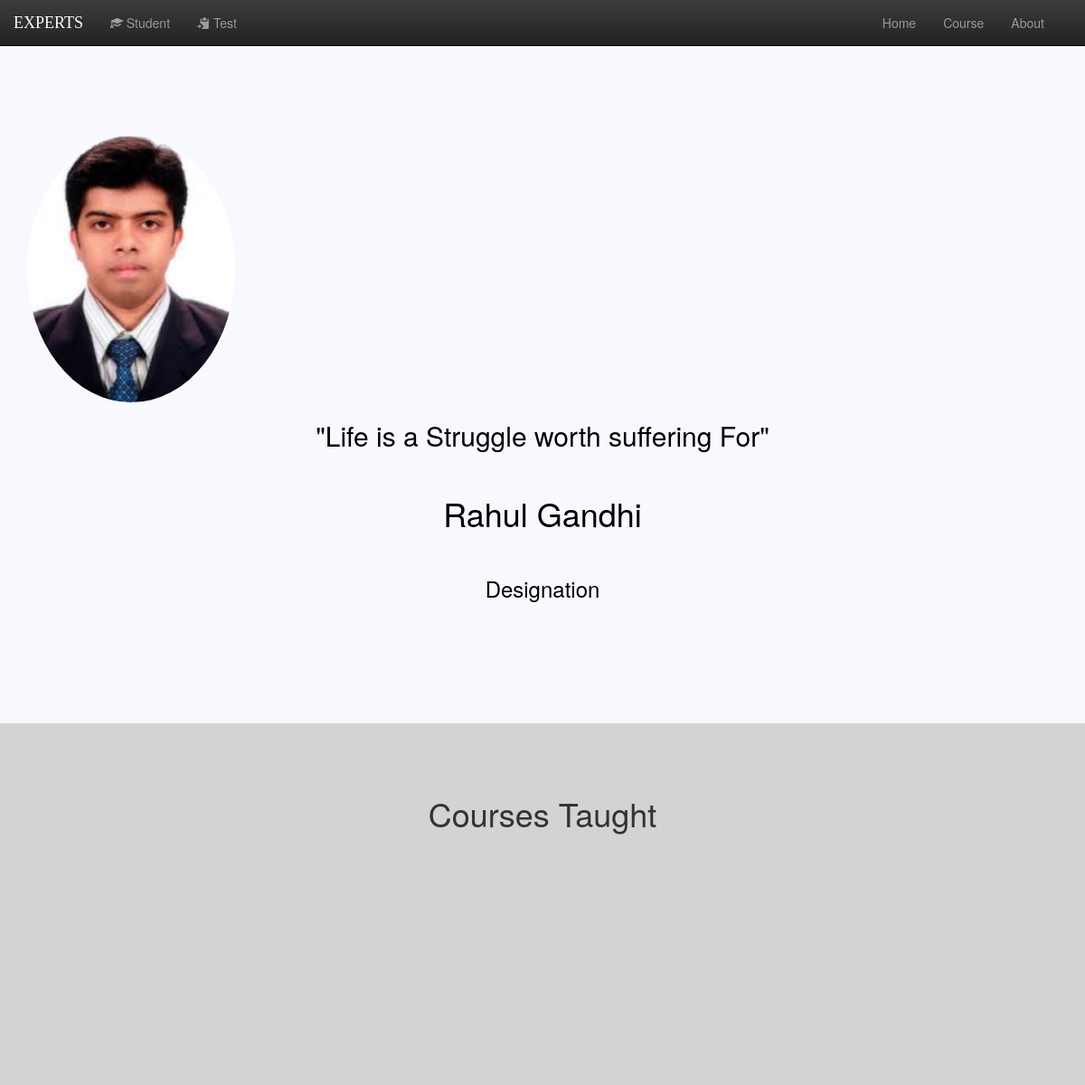
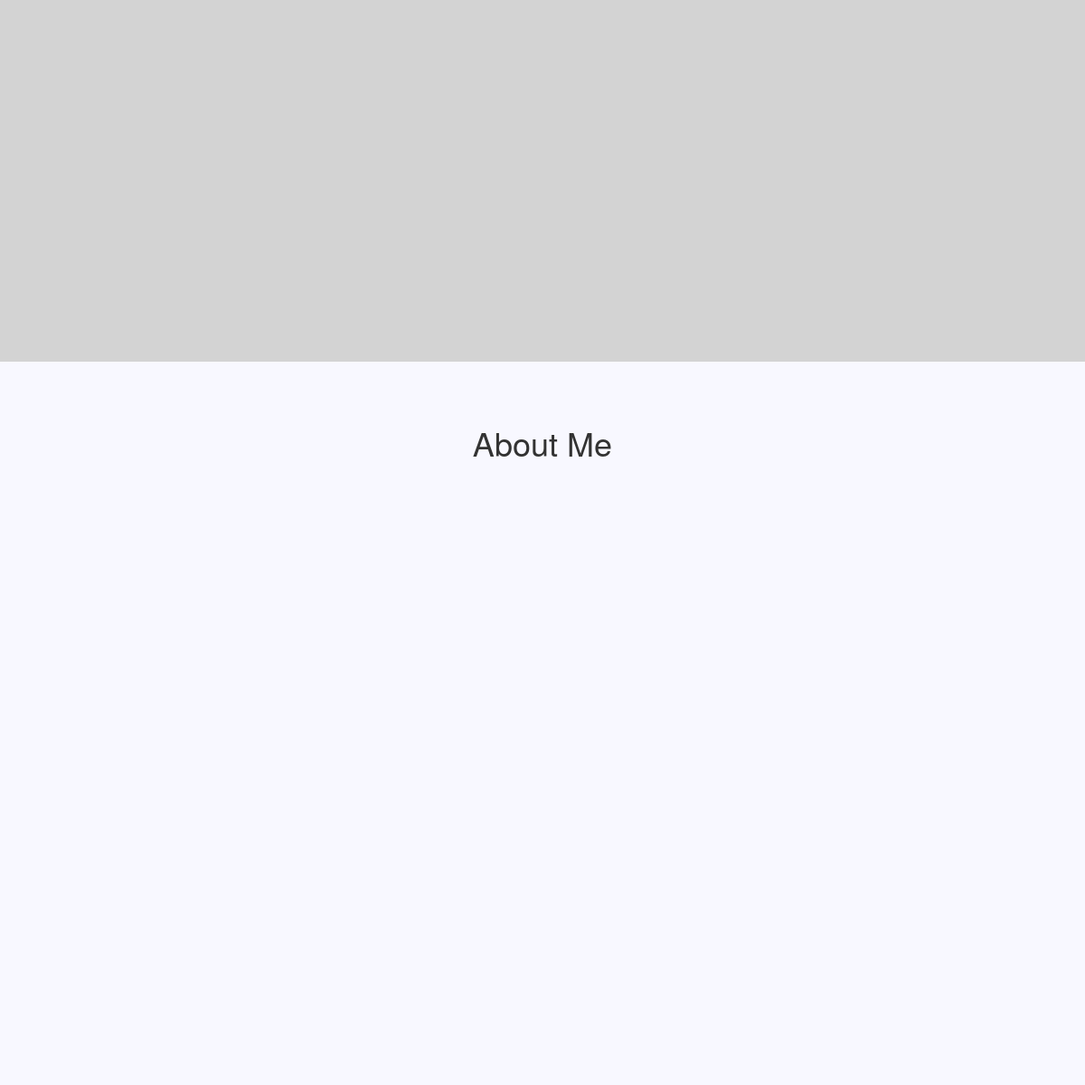
Screenshot of /home/student/6/ with the database file from the repository (2 pictures, top to bottom).
### home/models.py (models this page shows, shortened)
class Student(models.Model):
    f_name=models.CharField(max_length=250)
    m_name=models.CharField(max_length=250, blank=True)
    l_name=models.CharField(max_length=250)
    school=models.CharField(max_length=250)
    age=models.IntegerField()
    image=models.FileField(max_length=250, blank=True)
    about=models.CharField(max_length=500,blank=True)
    course_id=models.ManyToManyField(Course)

### home/views.py (the view)
# urls.py: url(r'^student/(?P<pk>[0-9]+)/$', views.DetailStudentView.as_view(), name="student_detail")
class DetailStudentView(generic.DetailView):
    model=Student
    template_name='home/student_detail.html'

### home/templates/home/student_detail.html (shortened to what this page needs)
{%  extends 'home/base.html' %}
{% block first %}
<img src="{{ student.image.url }}" class="img-circle pic img-responsive" width="230" height="230" usemap="#page"  >
    <h2> <Quote>"Life is a Struggle worth suffering For"</Quote></h2>
    <br>
    <h1>{{ student.f_name }}  {{ student.m_name }}  {{ student.l_name }}</h1><br>
    <h3>Designation</h3>
{% endblock %}
{% block second %}
    <h1>Courses Taught</h1>
{% endblock %}
{% block detail_third %}
     <h1>About Me</h1>
{% endblock %}
{% block first-but %}Home{% endblock %}
{% block second-but %}Course{% endblock %}
{% block third-but %}About{% endblock %}

### home/static/home/css/scrolling-nav.css (style rules this page uses)
body { width: 100%; height: 100%; }
html { width: 100%; height: 100%; }

### rows the page displays
Student: image (picture), f_name "Rahul", l_name "Gandhi"
